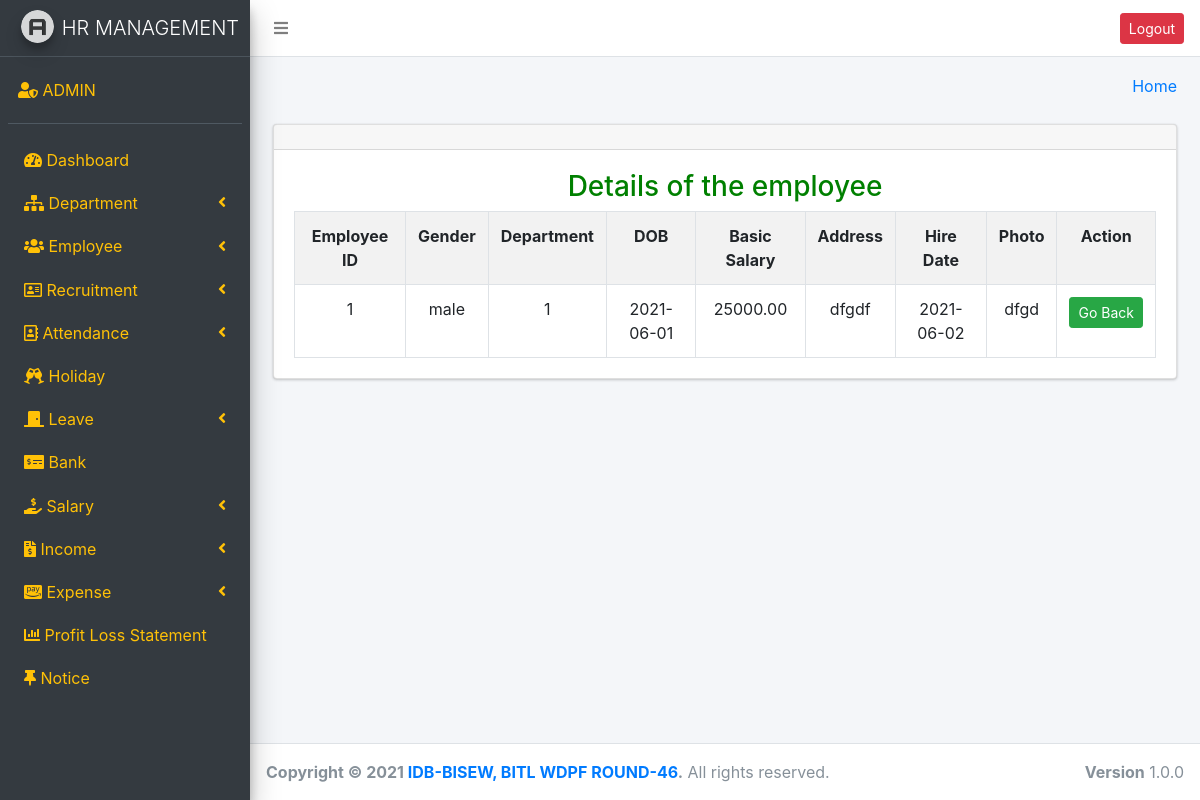
The app's page /emp_details.php?id=1 (signed in) with its own data.
### tables this page shows
CREATE TABLE `employee` (
  `empID` int(11) NOT NULL,
  `dptID` int(11) NOT NULL,
  `name` varchar(255) NOT NULL,
  `email` varchar(255) NOT NULL,
  `phone` varchar(20) NOT NULL,
  `dob` date NOT NULL,
  `gender` enum('male','female') NOT NULL,
  `address` text NOT NULL,
  `photo` varchar(255) NOT NULL,
  `hire_date` date NOT NULL,
  `designation` varchar(50) NOT NULL,
  `basic_salary` decimal(10,2) NOT NULL,
  `password` text NOT NULL
);

### emp_details.php (the view, shortened to what this page needs)
<?php
require_once("header.php");
require_once("sidebar.php");
 $id=$_GET['id'];
 $details=$conn->query("SELECT * FROM `employee` WHERE empID=$id");
 $result=$details->fetch_assoc();
 ?>
<section class="content-header">
      <div class="container-fluid">
        <div class="row mb-2">
          <div class="col-sm-6">
          </div>
          <div class="col-sm-6">
            <ol class="breadcrumb float-sm-right">
              <li class="breadcrumb-item"><a href="add_emp.php">Home</a></li>
            </ol>
          </div>
        </div>
      </div>
    </section>
<section class="content">
      <div class="container-fluid">
        <div class="row">
          <div class="col-md-12">
            <div class="card">
              <div class="card-header">
              </div>
              <div class="card-body">
               <h3 style="text-align: center; color: green">Details of the employee</h3>
<table class="table table-bordered table-striped table-hover">
  <tr>
  <th>Employee ID</th>
  <th>Gender</th>
   <th>Department</th>
   <th>DOB</th>
  <th>Basic Salary</th>
  <th>Address</th>
  <th>Hire Date</th>
  <th>Photo</th>
  <th>Action</th>
</tr>
<tr>
  <td><?php echo $result['empID']; ?></td>
  <td><?php echo $result['gender']; ?></td>
  <td><?php echo $result['dptID']; ?></td>
  <td><?php echo $result['dob']; ?></td>
  <td><?php echo $result['basic_salary']; ?></td>
  <td><?php echo $result['address']; ?></td>
  <td><?php echo $result['hire_date']; ?></td>
  <td><?php echo $result['photo']; ?></td>
  <td>
    <a href="view_emp.php" class="btn btn-sm btn-success">Go Back</a>
  </td>
</tr>
</table>
              </div>
            </div>
          </div>
        </div>
      </div>
    </section>
<?php require("footer.php"); ?>

### emp_details.php (style rules this page uses)
table { text-align: center; }

### records on screen
employee: empID "1", gender "male", dptID "1", dob "2021-06-01", basic_salary "25000.00", address "dfgdf", hire_date "2021-06-02", photo "dfgd"
